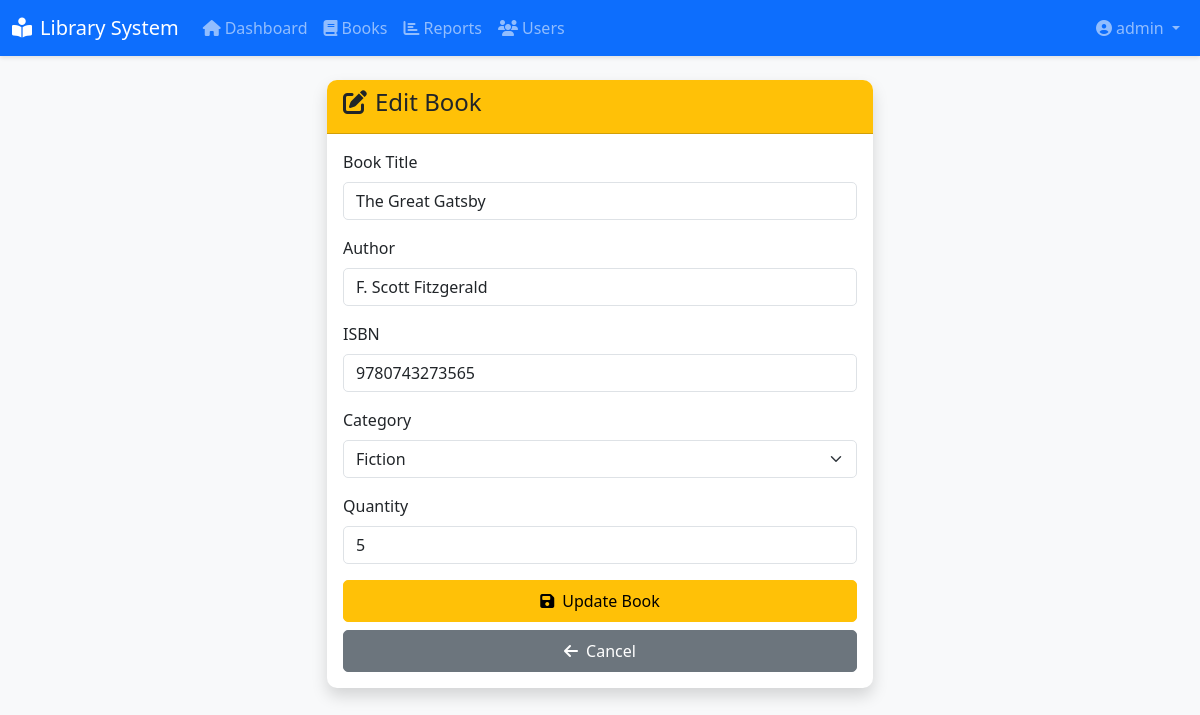
The page /books/edit/1 (signed in) on the database its author committed.
### app.py (models this page shows)
class Book(db.Model):
    id = db.Column(db.Integer, primary_key=True)
    title = db.Column(db.String(200), nullable=False)
    author = db.Column(db.String(100), nullable=False)
    isbn = db.Column(db.String(50), unique=True, nullable=False)
    category = db.Column(db.String(50))
    quantity = db.Column(db.Integer, default=1)
    available = db.Column(db.Integer, default=1)
    created_at = db.Column(db.DateTime, default=datetime.utcnow)
    issues = db.relationship('Issue', backref='book', lazy=True)

### app.py (the view, shortened to what this page needs)
@app.route('/books/edit/<int:book_id>', methods=['GET', 'POST'])
def edit_book(book_id):
    if 'user_id' not in session or session['role'] not in ['admin', 'staff']:
        flash('Unauthorized access', 'danger')
        return redirect(url_for('dashboard'))
    book = Book.query.get_or_404(book_id)
    user = User.query.get(session['user_id'])
    return render_template('edit_book.html', book=book, user=user)

### templates/edit_book.html (shortened to what this page needs)
{% extends "base.html" %}
{% block content %}
<div class="row justify-content-center">
    <div class="col-md-6">
        <div class="card shadow">
            <div class="card-header bg-warning text-dark">
                <h4><i class="fas fa-edit me-2"></i>Edit Book</h4>
            </div>
            <div class="card-body">
                <form method="POST">
                    <div class="mb-3">
                        <label for="title" class="form-label">Book Title</label>
                        <input type="text" class="form-control" id="title" name="title" value="{{ book.title }}" required>
                    </div>
                    <div class="mb-3">
                        <label for="author" class="form-label">Author</label>
                        <input type="text" class="form-control" id="author" name="author" value="{{ book.author }}" required>
                    </div>
                    <div class="mb-3">
                        <label for="isbn" class="form-label">ISBN</label>
                        <input type="text" class="form-control" id="isbn" name="isbn" value="{{ book.isbn }}" required>
                    </div>
                    <div class="mb-3">
                        <label for="category" class="form-label">Category</label>
                        <select class="form-select" id="category" name="category" required>
                            <option value="Fiction" {% if book.category == 'Fiction' %}selected{% endif %}>Fiction</option>
                        </select>
                    </div>
                    <div class="mb-3">
                        <label for="quantity" class="form-label">Quantity</label>
                        <input type="number" class="form-control" id="quantity" name="quantity" min="1" value="{{ book.quantity }}" required>
                    </div>
                    <button type="submit" class="btn btn-warning w-100">
                        <i class="fas fa-save me-2"></i>Update Book
                    </button>
                    <a href="{{ url_for('books') }}" class="btn btn-secondary w-100 mt-2">
                        <i class="fas fa-arrow-left me-2"></i>Cancel
                    </a>
                </form>
            </div>
        </div>
    </div>
</div>
{% endblock %}

### static/css/style.css (style rules this page uses)
body { background-color: #f8f9fa; font-family: 'Segoe UI', Tahoma, Geneva, Verdana, sans-serif; }
.card { border: none; border-radius: 10px; margin-bottom: 20px; }
.card-header { border-radius: 10px 10px 0 0 !important; font-weight: 600; }
.btn { border-radius: 5px; padding: 8px 16px; font-weight: 500; }
.shadow { box-shadow: 0 0.5rem 1rem rgba(0, 0, 0, 0.15) !important; }
.form-control, .form-select { border-radius: 5px; }
.bg-warning { background-color: #ffc107 !important; }

### rows shown on the page
Book: title "The Great Gatsby", author "F. Scott Fitzgerald", isbn "9780743273565", category "Fiction", quantity "5"

### other values the page prints
{{ session.username }} "admin"
